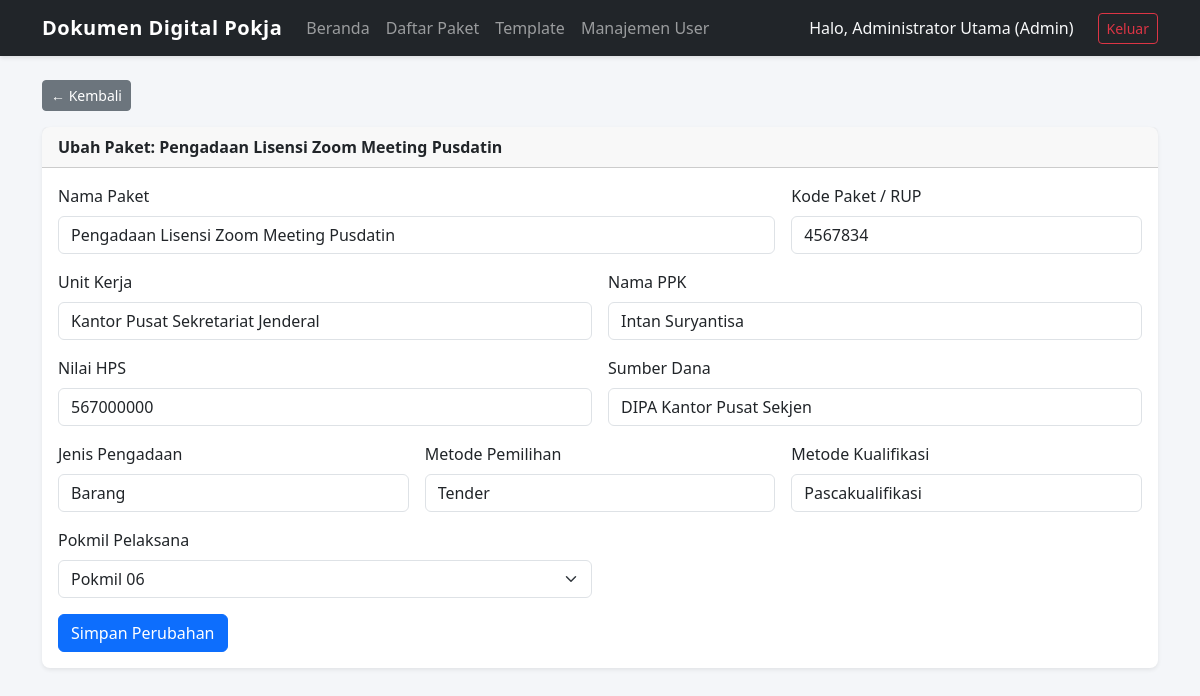
Page /paket/edit/1 (signed in) on the committed database.
### core/models.py (models this page shows, shortened)
class User(db.Model, UserMixin):
    __tablename__ = 'users'
    id = db.Column(db.Integer, primary_key=True)
    username = db.Column(db.String(50), unique=True, nullable=False)
    password_hash = db.Column(db.String(255), nullable=False)
    nama_lengkap = db.Column(db.String(100), nullable=False)
    peran = db.Column(db.String(255), default='Anggota Pokmil') # Bisa menyimpan "Admin, Pokmil"
    nama_pokmil = db.Column(db.String(50), nullable=True)
    is_ketua_pokmil = db.Column(db.Boolean, default=False)
    last_login = db.Column(db.DateTime, nullable=True)

class Paket(db.Model):
    __tablename__ = 'paket'
    id = db.Column(db.Integer, primary_key=True)
    nama_paket = db.Column(db.String(255), nullable=False)
    kode_paket = db.Column(db.String(50), unique=True, nullable=True)
    tahun_anggaran = db.Column(db.Integer, default=2026)
    unit_kerja = db.Column(db.String(255), nullable=False)
    nama_ppk = db.Column(db.String(100), nullable=False)
    nilai_hps = db.Column(db.Float, nullable=False)
    sumber_dana = db.Column(db.String(100), nullable=False)
    jenis_pengadaan = db.Column(db.String(50), nullable=False)
    metode_pemilihan = db.Column(db.String(50), nullable=False)
    metode_kualifikasi = db.Column(db.String(50), nullable=False)
    status_paket = db.Column(db.String(30), default='Draf')
    assigned_pokmil = db.Column(db.String(50), nullable=True)
    tanggal_buat = db.Column(db.DateTime, default=datetime.utcnow)
    delegated_at = db.Column(db.DateTime, nullable=True)
    deadline_reviu = db.Column(db.DateTime, nullable=True) # Untuk deteksi kendala/keterlambatan

### modules/paket/routes.py (the view, shortened to what this page needs)
@paket_bp.route('/edit/<int:paket_id>', methods=['GET', 'POST'])
@login_required
def edit_paket(paket_id):
    paket = Paket.query.get_or_404(paket_id)
    if current_user.peran not in ['Admin', 'Katim']:
        flash('Akses ditolak!', 'danger')
        return redirect(url_for('paket.daftar_paket'))
    return render_template('paket/edit_paket.html', paket=paket, daftar_pokmil=_daftar_pokmil())

### app.py (called while the page is built)
@login_manager.user_loader
def load_user(user_id):
    return db.session.get(User, int(user_id))

### modules/paket/routes.py (called while the page is built)
def _daftar_pokmil():
    return db.session.query(User.nama_pokmil).filter(
        User.nama_pokmil != None, User.nama_pokmil != ''
    ).distinct().all()

### templates/paket/edit_paket.html (shortened to what this page needs)
{% extends "base.html" %}
{% block content %}
<div class="mb-3"><a href="{{ url_for('paket.daftar_paket') }}" class="btn btn-sm btn-secondary">&larr; Kembali</a></div>
<div class="card shadow-sm">
    <div class="card-header fw-bold">Ubah Paket: {{ paket.nama_paket }}</div>
    <div class="card-body">
        <form method="POST" class="row g-3">
            <div class="col-md-8"><label class="form-label">Nama Paket</label><input name="nama_paket" class="form-control" value="{{ paket.nama_paket }}" required></div>
            <div class="col-md-4"><label class="form-label">Kode Paket / RUP</label><input name="kode_paket" class="form-control" value="{{ paket.kode_paket or '' }}"></div>
            <div class="col-md-6"><label class="form-label">Unit Kerja</label><input name="unit_kerja" class="form-control" value="{{ paket.unit_kerja }}"></div>
            <div class="col-md-6"><label class="form-label">Nama PPK</label><input name="nama_ppk" class="form-control" value="{{ paket.nama_ppk }}"></div>
            <div class="col-md-6"><label class="form-label">Nilai HPS</label><input name="nilai_hps" type="number" class="form-control" value="{{ paket.nilai_hps|int }}"></div>
            <div class="col-md-6"><label class="form-label">Sumber Dana</label><input name="sumber_dana" class="form-control" value="{{ paket.sumber_dana }}"></div>
            <div class="col-md-4"><label class="form-label">Jenis Pengadaan</label><input name="jenis_pengadaan" class="form-control" value="{{ paket.jenis_pengadaan }}"></div>
            <div class="col-md-4"><label class="form-label">Metode Pemilihan</label><input name="metode_pemilihan" class="form-control" value="{{ paket.metode_pemilihan }}"></div>
            <div class="col-md-4"><label class="form-label">Metode Kualifikasi</label><input name="metode_kualifikasi" class="form-control" value="{{ paket.metode_kualifikasi }}"></div>
            <div class="col-md-6">
                <label class="form-label">Pokmil Pelaksana</label>
                <select name="assigned_pokmil" class="form-select">
                    {% for row in daftar_pokmil %}
                    <option value="{{ row[0] }}" {% if paket.assigned_pokmil == row[0] %}selected{% endif %}>{{ row[0] }}</option>
                    {% endfor %}
                </select>
            </div>
            <div class="col-12"><button class="btn btn-primary">Simpan Perubahan</button></div>
        </form>
    </div>
</div>
{% endblock %}

### templates/base.html (shortened to what this page needs)
<!DOCTYPE html>
<html lang="id">
<head>
    <link href="https://cdn.jsdelivr.net/npm/bootstrap@5.3.2/dist/css/bootstrap.min.css" rel="stylesheet">
    <link rel="stylesheet" href="{{ url_for('static', filename='css/gaya.css') }}">
</head>
<body>
    <nav class="navbar navbar-expand-lg navbar-dark bg-dark mb-4">
        <div class="container">
            <a class="navbar-brand" href="{{ url_for('beranda') }}">Dokumen Digital Pokja</a>
            <div class="collapse navbar-collapse" id="navbarNav">
                {% if current_user.is_authenticated %}
                <ul class="navbar-nav me-auto">
                    <li class="nav-item">
                        <a class="nav-link" href="{{ url_for('beranda') }}">Beranda</a>
                    </li>
                    <li class="nav-item">
                        <a class="nav-link" href="{{ url_for('paket.daftar_paket') }}">Daftar Paket</a>
                    </li>
                    {% if current_user.peran in ['Admin', 'Katim'] %}
                    <li class="nav-item">
                        <a class="nav-link" href="{{ url_for('template_dokpil.daftar') }}">Template</a>
                    </li>
                    {% endif %}
                    {% if current_user.peran == 'Admin' %}
                    <li class="nav-item">
                        <a class="nav-link" href="{{ url_for('auth.tambah_user') }}">Manajemen User</a>
                    </li>
                    {% endif %}
                </ul>
                <div class="navbar-nav">
                    <span class="nav-item nav-link text-light me-3">
                        Halo, {{ current_user.nama_lengkap }} ({{ current_user.peran }})
                    </span>
                    <a class="btn btn-outline-danger btn-sm my-auto" href="{{ url_for('auth.logout') }}">Keluar</a>
                </div>
                {% endif %}
            </div>
        </div>
    </nav>
    <div class="container">
        {% block content %}{% endblock %}
    </div>
</body>
</html>

### static/css/gaya.css (style rules this page uses)
body { background-color: #f4f6f9; font-family: 'Segoe UI', Tahoma, Geneva, Verdana, sans-serif; color: #333; }
.navbar { box-shadow: 0 2px 4px rgba(0,0,0,0.1); }
.navbar-brand { font-weight: 700; letter-spacing: 0.5px; }
.card { border: none; border-radius: 8px; }
.card-header { font-weight: 600; }

### rows in the picture
User: nama_lengkap "Administrator Utama", peran "Admin"
Paket: nama_paket "Pengadaan Lisensi Zoom Meeting Pusdatin", kode_paket "4567834", unit_kerja "Kantor Pusat Sekretariat Jenderal", nama_ppk "Intan Suryantisa", nilai_hps "567000000", sumber_dana "DIPA Kantor Pusat Sekjen", jenis_pengadaan "Barang", metode_pemilihan "Tender", metode_kualifikasi "Pascakualifikasi", assigned_pokmil "Pokmil 06"
